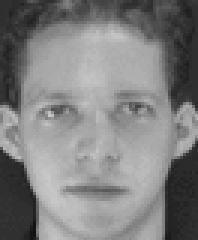
%> input picture EigenFisherFace/image/face01.gif, 66 x 80 px (shown 3 times larger); its folder holds 7 pictures in this run
$ octave --eval "EigenfaceReconstructDemo;"   (GNU Octave 9; MATLAB toolbox functions it lacks are replaced by stand-ins)
%> lines starting %> are read from the running program, lines starting %| are printed output that depends on the picture
% A small demo to create reconstructed facial images
function EigenfaceReconstructDemo
% training data
for i=1:5
    It(:,:,i) = imread(sprintf('image/face%02d.gif', i));
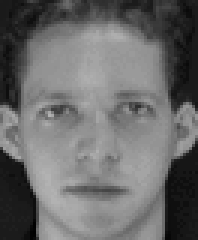
%> It: size 80x66 uint8 (shown 3 times larger); min 1, max 178, mean 106.9
%> pass 3 of the loop in EigenfaceReconstructDemo, `for i=1:5`:
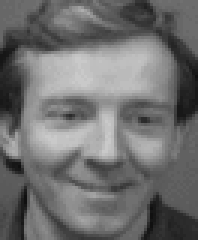
%> input picture EigenFisherFace/image/face03.gif, 66 x 80 px (shown 3 times larger)
%> in EigenfaceReconstructDemo, `It(:,:,i) = imread(sprintf('image/face%02d.gif', i));`:
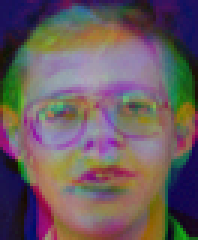
%> It: size 80x66x3 uint8 (shown 3 times larger); mean R, G, B 106.9, 91.5, 95.5
%> the loop made 5 passes; the first 3 are shown
end
Xt = reshape(double(It), [], 5);
Ct = [1 2 3 4 5];

% test data
Iq(:,:,1) = imread('image/face01.gif');
Iq(:,:,2) = imread('image/face06.gif');
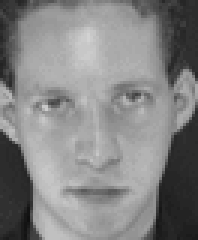
%> input picture EigenFisherFace/image/face06.gif, 66 x 80 px (shown 3 times larger)
Iq(:,:,3) = imread('image/occludedface06.gif');
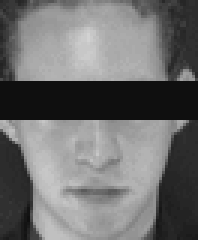
%> input picture EigenFisherFace/image/occludedface06.gif, 66 x 80 px (shown 3 times larger)
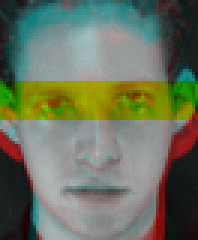
%> Iq: size 80x66x3 uint8 (shown 3 times larger); mean R, G, B 106.9, 115.1, 93.7
[nRow, nCol, N] = size(Iq);
%> nRow = 80; nCol = 66; N = 3
Xq = reshape(double(Iq), [], 3);

% training
%> (the run ends here)
